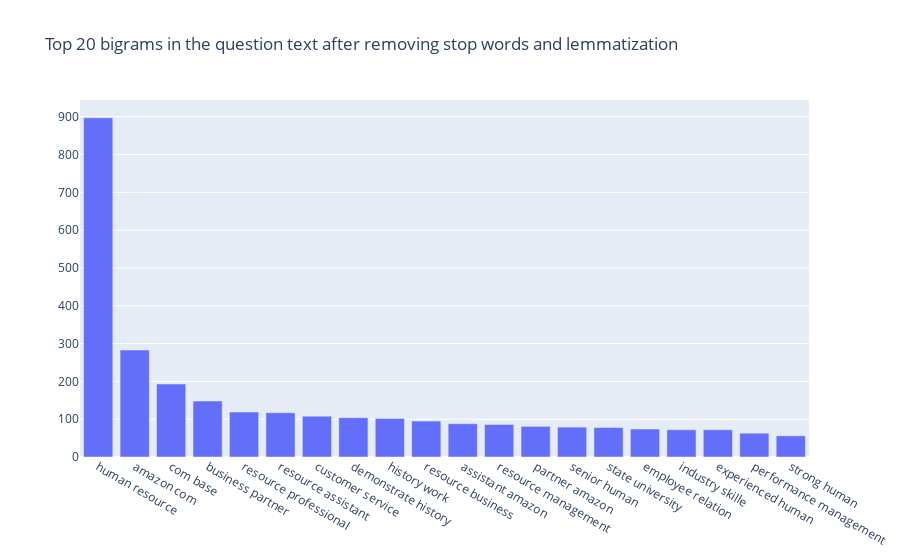

The notebook cell saved with this chart:
### Code cell
def get_top_n_bigram(corpus, n=None):
    vec = CountVectorizer(ngram_range=(2, 2), stop_words='english').fit(corpus)
    bag_of_words = vec.transform(corpus)
    sum_words = bag_of_words.sum(axis=0) 
    words_freq = [(word, sum_words[0, idx]) for word, idx in vec.vocabulary_.items()]
    words_freq =sorted(words_freq, key = lambda x: x[1], reverse=True)
    return words_freq[:n]
common_words = get_top_n_bigram(df_clean['description_clean'], 20)
df3 = pd.DataFrame(common_words, columns = ['bigram' , 'count'])

fig = go.Figure([go.Bar(x=df3['bigram'], y=df3['count'])])
fig.update_layout(title=go.layout.Title(text="Top 20 bigrams in the question text after removing stop words and lemmatization"))
fig.show()

### Figure 1 — Plotly figure (JSON) as saved in the notebook; plotly's stock layout.template omitted (floating-point values rounded to 4 significant figures)
{"data": [{"type": "bar", "x": ["human resource", "amazon com", "com base", "business partner", "resource professional", "resource assistant", "customer service", "demonstrate history", "history work", "resource business", "assistant amazon", "resource management", "partner amazon", "senior human", "state university", "employee relation", "industry skille", "experienced human", "performance management", "strong human"], "y": [897, 283, 193, 148, 119, 117, 108, 104, 102, 95, 88, 86, 81, 79, 78, 74, 72, 72, 63, 56]}], "layout": {"title": {"text": "Top 20 bigrams in the question text after removing stop words and lemmatization"}}}
